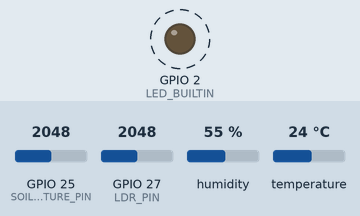
This sketch was run on a simulated ESP32. Shown: output pins drawn as LEDs (lit = HIGH). Dashed ring = blinking. The inputs (shaded band) are chosen by the test bench; at power-on: GPIO 25 (SOIL_MOISTURE_PIN) = 2048, GPIO 27 (LDR_PIN) = 2048, humidity 55 %, temperature 24 °C. Nothing arrives over Bluetooth unless stated; what the sketch prints to the serial monitor is not drawn.

Above: at 0.7 s.
Timing chart, 0 to 3.0 s (numbered marks = the images above):
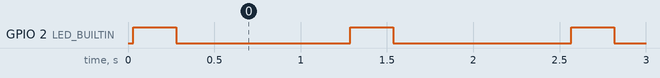

Measured:
- by itself, GPIO 2 (LED_BUILTIN): alternates HIGH for 0.25 s and LOW for 1.0 s

The sketch:

agripen-esp32.ino
```cpp
/*
  AgriPen ESP-32

  => Board
  DOIT ESP32 DEVKIT V1
  https://espressif.github.io/arduino-esp32/package_esp32_index.json

  => Included Libraries
  - Adafruit Unified Sensor v1.1.9
  - DHT sensor library v1.4.4

  => Data Format
  Terminators:
  B    = begin
  S    = stop
  CRLF = new line (\r\n)

  Format:
  <terminator: begin>,<code_1>:<data_1>[,<code_n>:<data_n>],<terminator: stop><CRLF>

  Valid Codes:
  - air_temp = air temperature
  - air_humi = air humidity
  - air_heat = air heat index
  - soil_moi = soil moisture
  - sun_illu = sunlight illumination

  Example:
  B,air_temp:25.00,air_humi:50.00,air_heat:25.00,soil_moi:50.00,sun_illu:50.00,S<CRLF>
*/

#include "DHT.h"
#include "BluetoothSerial.h"

#if !defined(CONFIG_BT_ENABLED) || !defined(CONFIG_BLUEDROID_ENABLED)
#error Bluetooth is not enabled! Please run `make menuconfig` to and enable it
#endif

#if !defined(CONFIG_BT_SPP_ENABLED)
#error Serial Bluetooth not available or not enabled. It is only available for the ESP32 chip.
#endif

#define ADC_MAX          4095
#define ADC_MIN          0

#define BAUD_RATE        115200

// define GPIO pins
// BLACK   = LDR
// RED     = DHT
// YELLOW  = SOIL MOISTURE
#define DHT_TYPE          DHT11
#define LDR_PIN           27
#define DHT_PIN           26
#define SOIL_MOISTURE_PIN 25

DHT dht(DHT_PIN, DHT_TYPE);
BluetoothSerial serialBT;

void sendTerminator(bool start = true) {
  if (start) {
    serialBT.print("B,");

    Serial.println("");
    Serial.println(F("---- START MEASUREMENTS"));
  } else {
    serialBT.println("S");

    Serial.println(F("---- END MEASUREMENTS"));
  }
}

void send(char* code, float data) {
  // print to bluetooth serial
  serialBT.print(code);
  serialBT.print(":");
  serialBT.print(data, 2);
  serialBT.print(",");

  // print to USB serial
  Serial.print(code);
  Serial.print(F("    : "));
  Serial.println(data, 2);
}

void blink() {
  digitalWrite(LED_BUILTIN, HIGH);
  delay(250);
  digitalWrite(LED_BUILTIN, LOW);
}

void setup() {
  // initialize pins
  pinMode(LED_BUILTIN, OUTPUT);
  pinMode(LDR_PIN, INPUT);
  pinMode(SOIL_MOISTURE_PIN, INPUT);

  // initialize serial
  Serial.begin(BAUD_RATE);
  serialBT.begin("AgriPen", false);

  // initialize DHT
  dht.begin();

  // READY!
  Serial.print(F("AgriPen ready to pair!"));
}

void loop() {
  // BEGIN message
  sendTerminator(true);

  // --- read from DHT
  auto air_h = dht.readHumidity();
  auto air_t = dht.readTemperature();
  if (isnan(air_h) || isnan(air_t)) {
    Serial.println(F("Failed to read from DHT sensor!"));
    return;
  }

  auto air_hic = dht.computeHeatIndex(air_t, air_h, false);
  send("air_temp", air_h);
  send("air_humi", air_t);
  send("air_heat", air_hic);

  // --- read from capacitive soil moisture
  float soil_h = map(analogRead(SOIL_MOISTURE_PIN), ADC_MIN, ADC_MAX, 100, 0);
  send("soil_moi", soil_h);

  // --- read from LDR
  float ldr = map(analogRead(LDR_PIN), ADC_MIN, ADC_MAX, 100, 0);
  send("sun_illu", ldr);

  // END message
  sendTerminator(false);

  // blink to indicate successful iteration
  blink();

  // delay for a second
  delay(1000);
}
```
